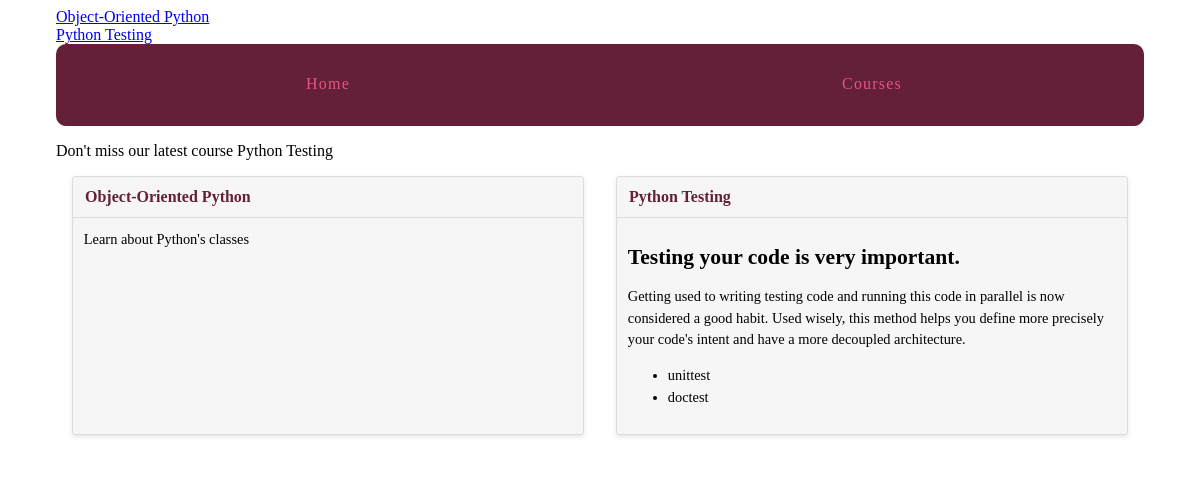
Page /courses/ on the committed database.
### courses/models.py (models this page shows)
class Course(models.Model):
    created_at = models.DateTimeField(auto_now_add=True)
    title = models.CharField(max_length=255)
    description = models.TextField()
    def __str__(self):
        return self.title

### courses/views.py (the view)
def course_list(request):
    courses = Course.objects.all()
    return render(request, 'courses/course_list.html', {'courses': courses})

### courses/templatetags/course_extras.py (called while the page is built)
@register.simple_tag  # simple bcs only returns a string
def newest_course():
    return Course.objects.latest('created_at')

@register.inclusion_tag('courses/course_nav.html')
def nav_courses_list():
    courses = Course.objects.all()
    return {'courses': courses}

@register.filter('makdown_to_html')
def makdown_to_html(makdown_text):
    html_body = markdown2.markdown(makdown_text)
    return mark_safe(html_body)

### courses/templates/courses/course_list.html (shortened to what this page needs)
{% extends "layout.html" %}
{% load course_extras %}
{% block content %}
    <div class="cards">
        {% for course in courses %}
            <div class="card">
                <header>
                    <a href="{% url 'course:detail' pk=course.pk %}">{{ course.title }}</a>
                </header>
                <div class="card-copy">
                   {{ course.description|makdown_to_html }}
                </div>
            </div>
        {% endfor %}
    </div>
{% endblock %}

### templates/layout.html (shortened to what this page needs)
<!DOCTYPE html>
{% load static from staticfiles %}
{% load course_extras %}
<html lang="en">
<head>
    <link type="text/css" rel="stylesheet" href="{% static "css/layout.css" %}">
</head>
<body>
<div class="site-container">
    {% nav_courses_list %}
    <nav>
        <a href="#">Home</a>
        <a href="{% url 'course:list' %}">Courses</a>
    </nav>
    <p>Don't miss our latest course {% newest_course %}</p>
    {% block content %}
    {% endblock %}
</div>
</body>
</html>

### courses/templates/courses/course_nav.html
{% for course in courses %}
    <div><a href="{% url 'course:detail' pk=course.pk %}">{{ course.title }}</a></div>
{% endfor %}

### assets/css/layout.css (style rules this page uses)
html { box-sizing: border-box; }
*, *::after, *::before { box-sizing: inherit; }
.site-container { max-width: 68em; margin-left: auto; margin-right: auto; }
.site-container::after { clear: both; content: ""; display: table; }
.site-container nav { width: 100%; display: table; width: 100%; table-layout: fixed; border-bottom-left-radius: 10px; border-bottom-right-radius: 10px; border-top-left-radius: 10px; border-top-right-radius: 10px; border-bottom-left-radius: 10px; border-top-left-radius: 10px; border-bottom-right-radius: 10px; border-top-right-radius: 10px; background-color: #642039; margin-bottom: 1em; overflow: hidden; }
.site-container nav a { display: table-cell; width: 8.33333%; padding: 10px; border-bottom: 2px solid #642039; color: #e6557e; letter-spacing: 0.075em; line-height: 60px; text-align: center; text-decoration: none; }
.cards { display: -webkit-box; display: -moz-box; display: box; display: -webkit-flex; display: -moz-flex; display: -ms-flexbox; display: flex; -webkit-box-lines: multiple; -moz-box-lines: multiple; box-lines: multiple; -webkit-flex-wrap: wrap; -moz-flex-wrap: wrap; -ms-flex-wrap: wrap; flex-wrap: wrap; -webkit-box-pack: justify; -moz-box-pack: justify; box-pack: justify; -webkit-justify-content: space-between; -moz-justify-content: space-between; -ms-justify-content: space-between; -o-justify-content: space-between; justify-content: space-between; -ms-flex-pack: justify; }
.card { -webkit-flex-basis: 15em; -moz-flex-basis: 15em; flex-basis: 15em; -ms-flex-preferred-size: 15em; -webkit-flex-grow: 1; -moz-flex-grow: 1; flex-grow: 1; -ms-flex-positive: 1; -webkit-transition: all 0.2s ease-in-out; -moz-transition: all 0.2s ease-in-out; transition: all 0.2s ease-in-out; background-color: #f6f6f6; border-radius: 3px; border: 1px solid gainsboro; box-shadow: 0 2px 4px #e6e6e6; margin: 0 1em 1.5em 1em; position: relative; }
.card header { -webkit-transition: all 0.2s ease-in-out; -moz-transition: all 0.2s ease-in-out; transition: all 0.2s ease-in-out; background-color: #f6f6f6; border-bottom: 1px solid gainsboro; border-radius: 3px 3px 0 0; font-weight: bold; line-height: 1.5em; padding: 0.5em 0.75em; }
.card header a { color: #642039; text-decoration: none; }
.card .card-copy { font-size: 0.9em; line-height: 1.5em; padding: 0.75em 0.75em; }
.card .card-copy p { margin: 0 0 0.75em; }

### rows in the picture
Course: title "Object-Oriented Python", description|makdown_to_html "Learn about Python's classes"
Course: title "Python Testing", description|makdown_to_html "Testing your code is very important. Getting used to writing testing code and running this code in parallel is now considered a good habit. Used wisely, this method helps you define more precisely your code's intent and have a more decoupled architecture. unittest doctest"
